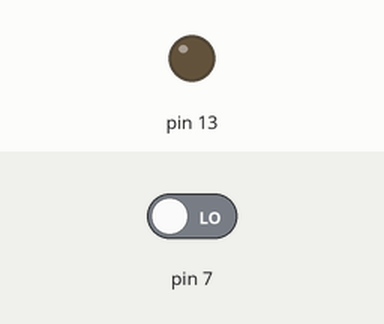
Bench run of a sketch on a simulated Arduino Uno, built with avr-gcc and run on an emulated ATmega328P. Parts: output pins drawn as LEDs (lit = HIGH). Inputs (shaded band) come from the test bench; at power-on: pin 7 LOW.

Above: at 1.2 s.
1.3 s: pin 7 driven HIGH
At 1.9 s:
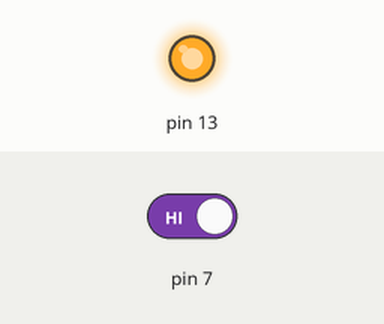
2.8 s: pin 7 driven LOW
At 3.1 s:
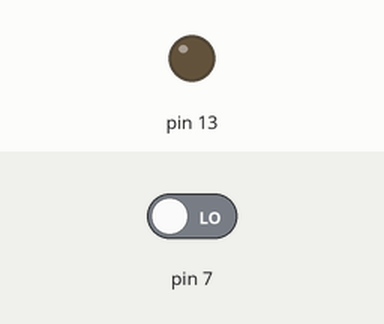
Timing chart, 0 to 5.8 s (numbered marks = the images above; inputs shaded):
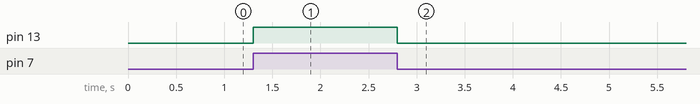

The sketch:

butonLedYak_3.ino
```cpp
void setup() {
  // put your setup code here, to run once:
  pinMode(7,INPUT);
  pinMode(13,OUTPUT);
}

void loop() {
  // put your main code here, to run repeatedly:
  //butona basılınca +5V yani digital 1 gelecek
  //butona basılmayınca 0V yani digital 0 gelecek

  digitalWrite(13,digitalRead(7));

}
```

Measured:
- after the input at 1.3 s, pin 13: LOW → HIGH at once
- after the input at 2.8 s, pin 13: HIGH → LOW at once
